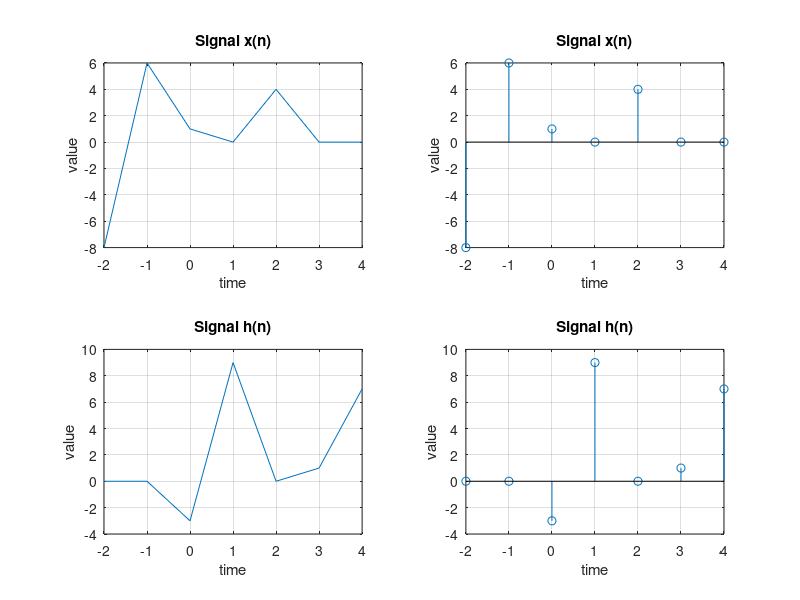
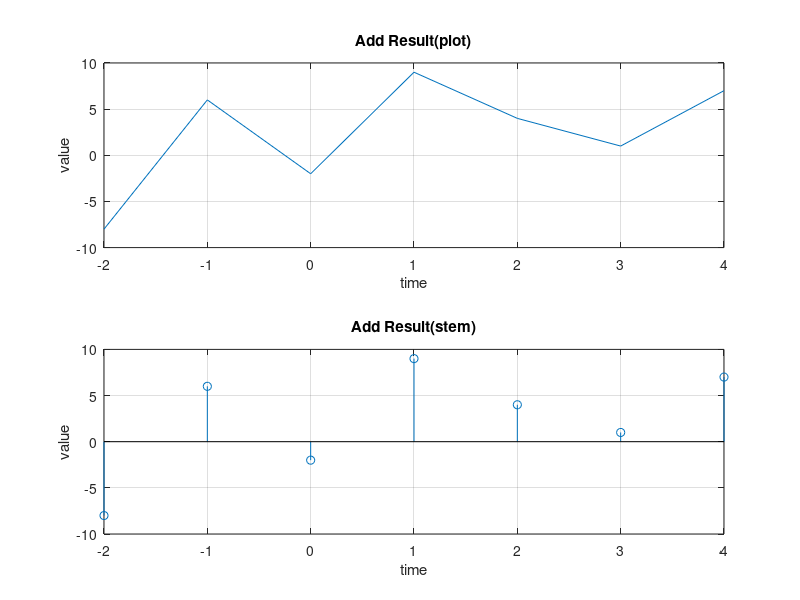
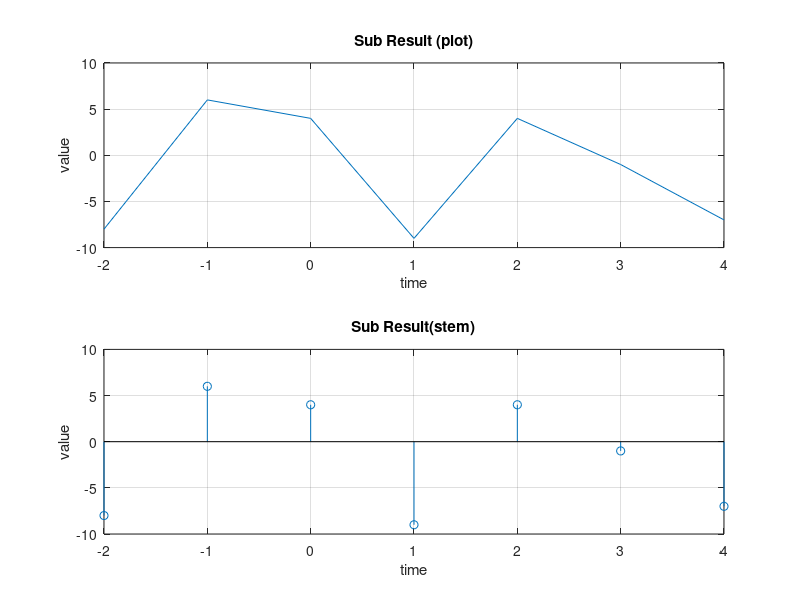
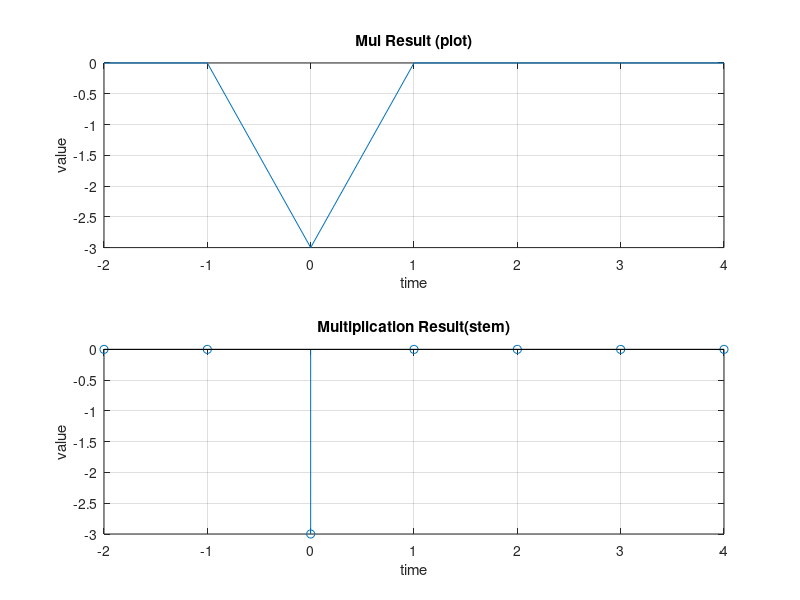

The MATLAB script that drew these images, in order:
% input signals
x = [-8, 6, 1, 0, 4 , 0 , 0];
h = [0, 0 ,-3, 9, 0, 1, 7];
t = [ -2 , -1 , 0 , 1 , 2 ,3 ,4];


add = x + h;
sub = x - h;
mul = x .* h;
K = 1.4;
scalingK = K * x;


figure;
% Plot original signals
subplot(2, 2, 1);
plot(t,x);
title('Signal x(n)');
xlabel('time');
ylabel('value');
grid on
subplot(2, 2, 2);
stem(t,x);
title('Signal x(n)');
xlabel('time');
ylabel('value');
grid on
subplot(2, 2, 3);
plot(t,h);
title('Signal h(n)');
xlabel('time');
ylabel('value');
grid on
subplot(2, 2, 4);
stem(t,h);
title('Signal h(n)');
xlabel('time');
ylabel('value');
grid on


figure;

% a 
% addition 
subplot(2, 1, 1);
plot(t,add);
title('Add Result(plot)');
xlabel('time');
ylabel('value');
grid on
subplot(2, 1, 2);
stem(t,add);
title('Add Result(stem)');
xlabel('time');
ylabel('value');
grid on
figure;

%b
% subtraction
subplot(2, 1, 1);
plot(t,sub);
title('Sub Result (plot)');
xlabel('time');
ylabel('value');
grid on
subplot(2, 1, 2);
stem(t,sub);
title('Sub Result(stem)');
xlabel('time');
ylabel('value');
grid on
figure;

%c
% multiplication
subplot(2, 1, 1);
plot(t,mul);
title('Mul Result (plot)');
xlabel('time');
ylabel('value');
grid on
subplot(2, 1, 2);
stem(t,mul);
title('Multiplication Result(stem)');
xlabel('time');
ylabel('value');
grid on


figure;

%d
%scaled signal
subplot(2, 1, 1);
plot(t,scalingK);
title('Scaled Signal: (plot)');
xlabel('time');
ylabel('value');
grid on
subplot(2, 1, 2);
stem(t,scalingK);
title('Scaled Signal:(stem)');
xlabel('time');
ylabel('value');
grid on


